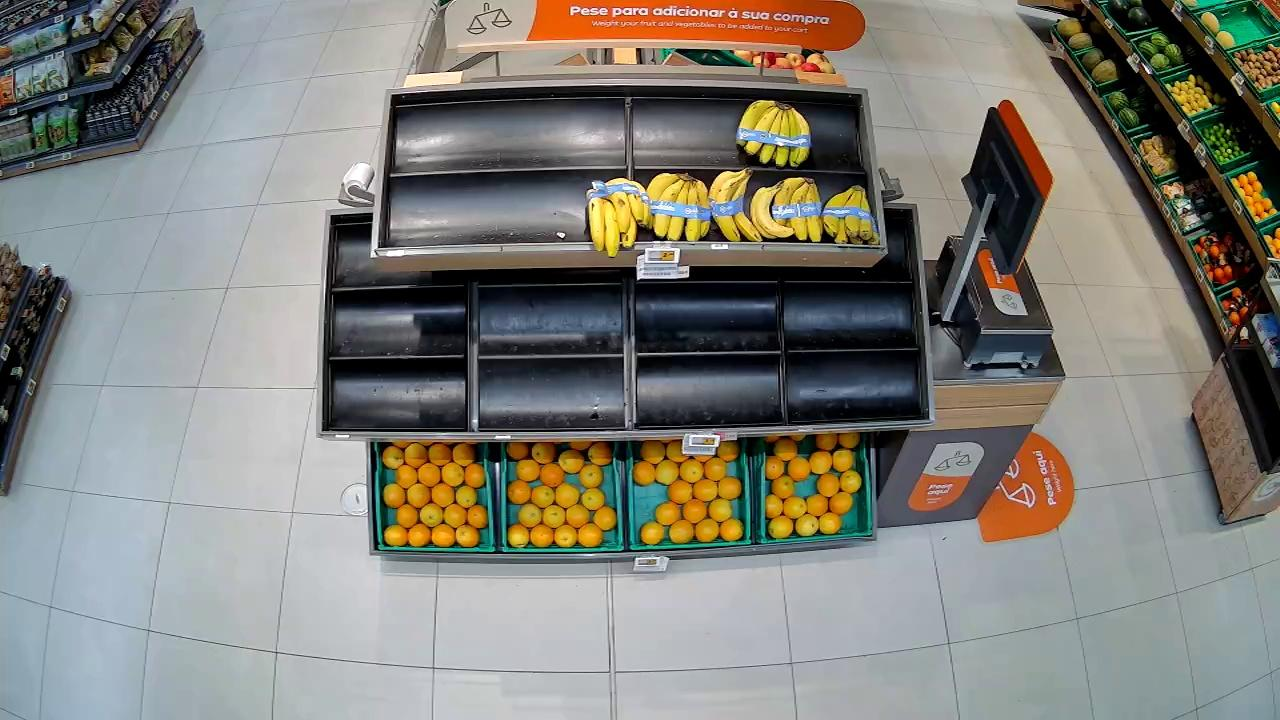
#> input picture data/Frutas e Legumes (train & test)/6215/1751001268.jpg, 1280 x 720 px
$ python -i images.py   (imports and definitions only)   (older library calls are emulated)
#> lines starting #> are read from the running program, lines starting #| are printed output that depends on the picture
#> further down, picture is the input picture: shape (720, 1280, 3); mean B, G, R 121.4, 128.5, 129.7
"""Find and load camera images, whatever the folder layout.

A frame is identified everywhere by (camera_id, filename). The camera comes from a parent folder named
after a planogram camera; an image outside such a folder (flat or renamed layout) is matched to the
camera whose train frames it looks most like.
"""
import argparse
from collections import Counter
from functools import lru_cache
from pathlib import Path

import cv2
import numpy as np

from pipeline.common.config import IMAGES_DIR, THUMB_MIN_CORR, THUMB_SIZE
from pipeline.common.planogram import load_planogram

IMAGE_EXTS = {".jpg", ".jpeg", ".png"}


# [17 lines left out: functions _image_paths, _camera_from_folder, not called in this run]


def _thumbnail(img: np.ndarray) -> np.ndarray:
    """Small edge-strength view of a BGR image, zero mean and unit norm so that a dot product is a correlation.

    Edges (shelf rails, fridge frames) stay put when the lighting, the stock or a night blind changes;
    plain grayscale mixed up the frames where a blind covers the shelves.
    """
    gray = cv2.GaussianBlur(cv2.cvtColor(img, cv2.COLOR_BGR2GRAY), (5, 5), 0)
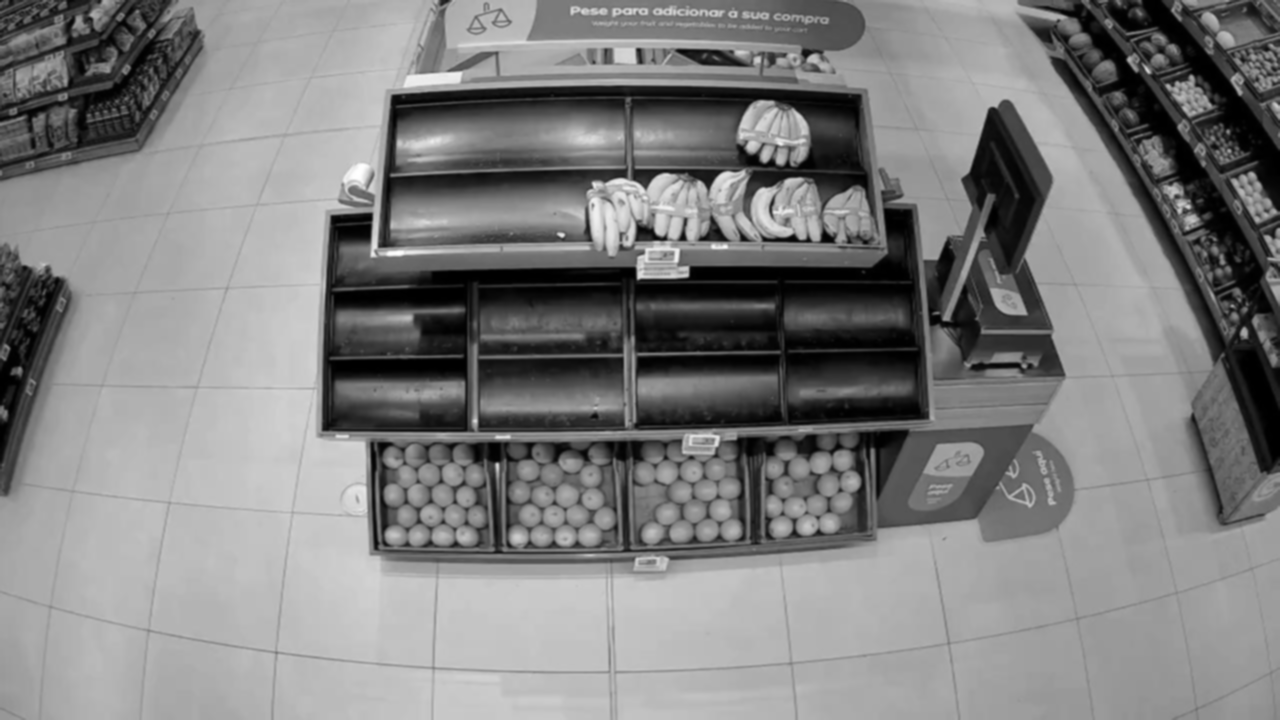
#> gray: shape (720, 1280); min 0, max 255, mean 128
    edges = cv2.magnitude(cv2.Sobel(gray, cv2.CV_32F, 1, 0), cv2.Sobel(gray, cv2.CV_32F, 0, 1))
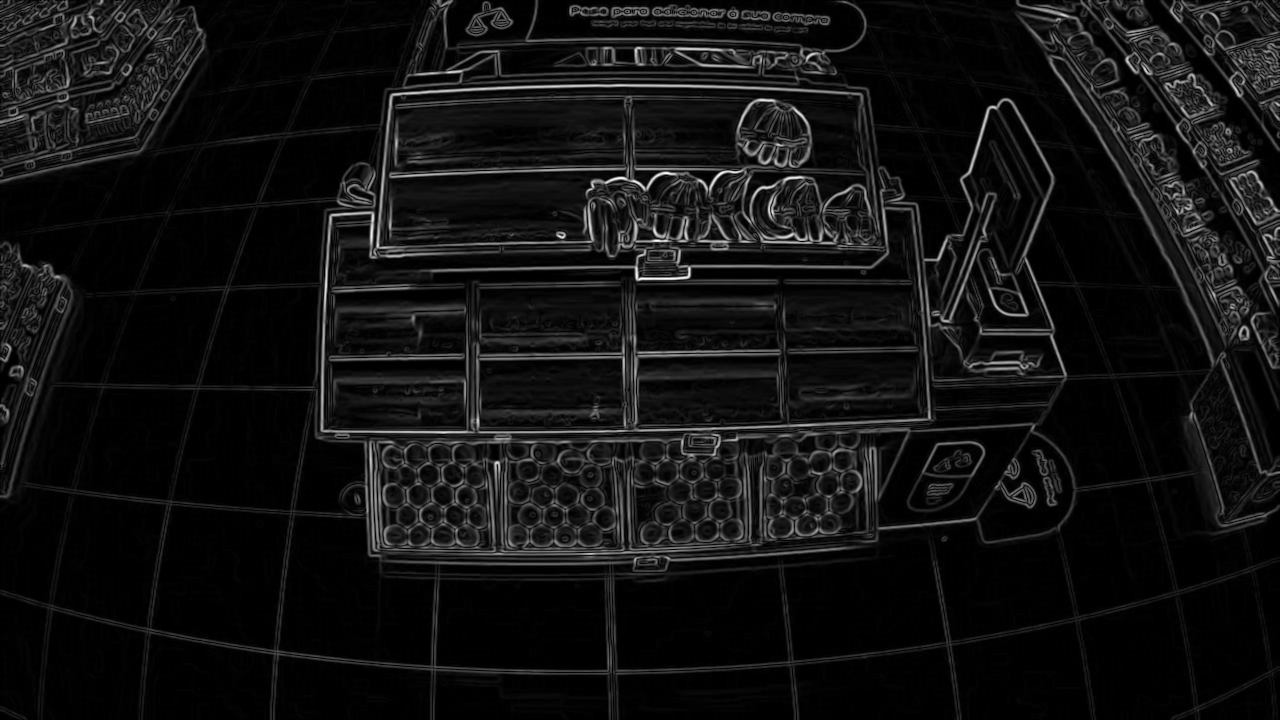
#> edges: shape (720, 1280) float32; min 0, max 546, mean 38.5; drawn with min black and max white
    thumb = cv2.resize(edges, THUMB_SIZE, interpolation=cv2.INTER_AREA).ravel()
#> thumb = 9216 values, max 252.7 at index 2981, min 0 at index 55, mean 38.46
    thumb -= thumb.mean()
#> thumb = 9216 values, max 214.2 at index 2981, min -38.46 at index 55, mean -1.06e-06
    return thumb / (np.linalg.norm(thumb) + 1e-6)


# [48 lines left out: functions camera_thumbnails, nearest_camera, find_images, not called in this run]


def list_images(images_dir: Path = IMAGES_DIR) -> list[tuple[str, str]]:
    """Sorted [(camera_id, filename), ...]. Train filenames are the unix capture timestamp, e.g. 1751052241.jpg."""
    return sorted(find_images(Path(images_dir)))


# [10 lines left out: function load_image, not called in this run]


# [9 lines not run here, left out]

>>> import cv2
>>> picture = cv2.imread('../../data/Frutas e Legumes (train & test)/6215/1751001268.jpg')
>>> result = _thumbnail(picture)
#> result = 9216 values, max 0.0536 at index 2981, min -0.00963 at index 55, mean -1.03e-10

$ run again, on data/Frutas e Legumes (train & test)/6215/1751009590.jpg
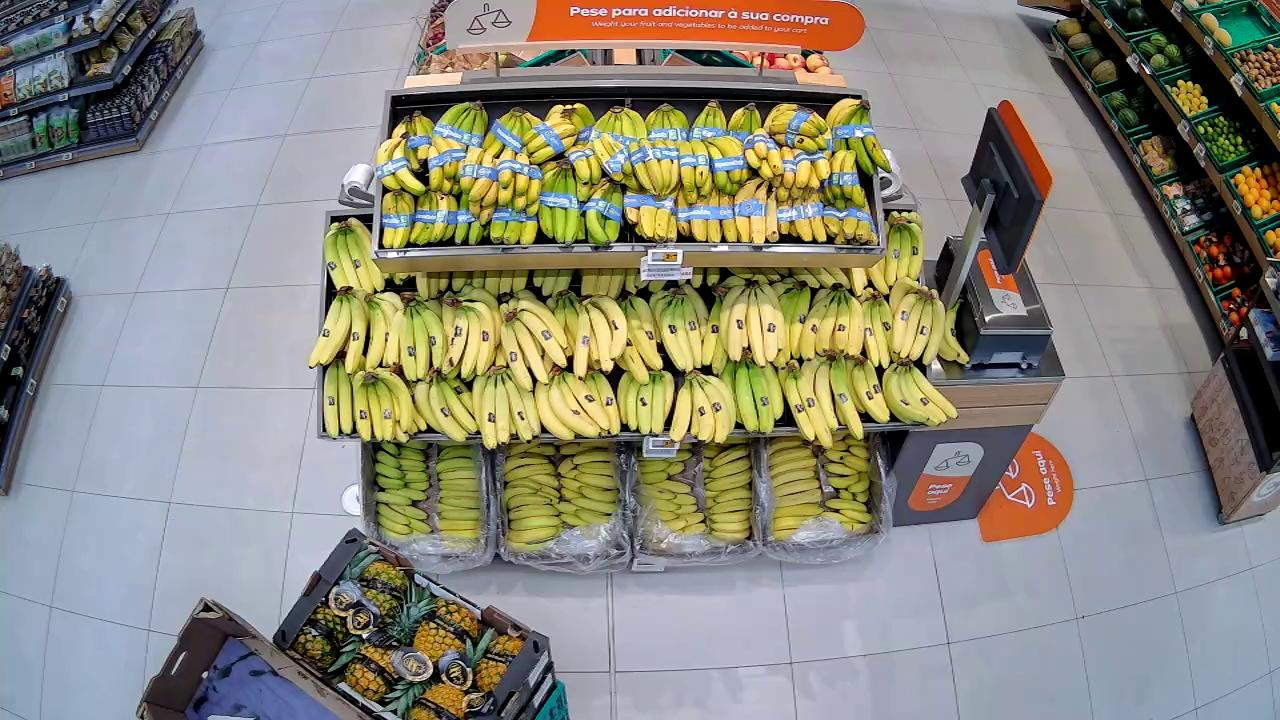
#> input picture data/Frutas e Legumes (train & test)/6215/1751009590.jpg, 1280 x 720 px
#> picture is the input picture: shape (720, 1280, 3); mean B, G, R 125.5, 136.4, 138.4
#> in _thumbnail, `gray = cv2.GaussianBlur(cv2.cvtColor(img, cv2.COLOR_BGR2GRAY), (5, 5),..`:
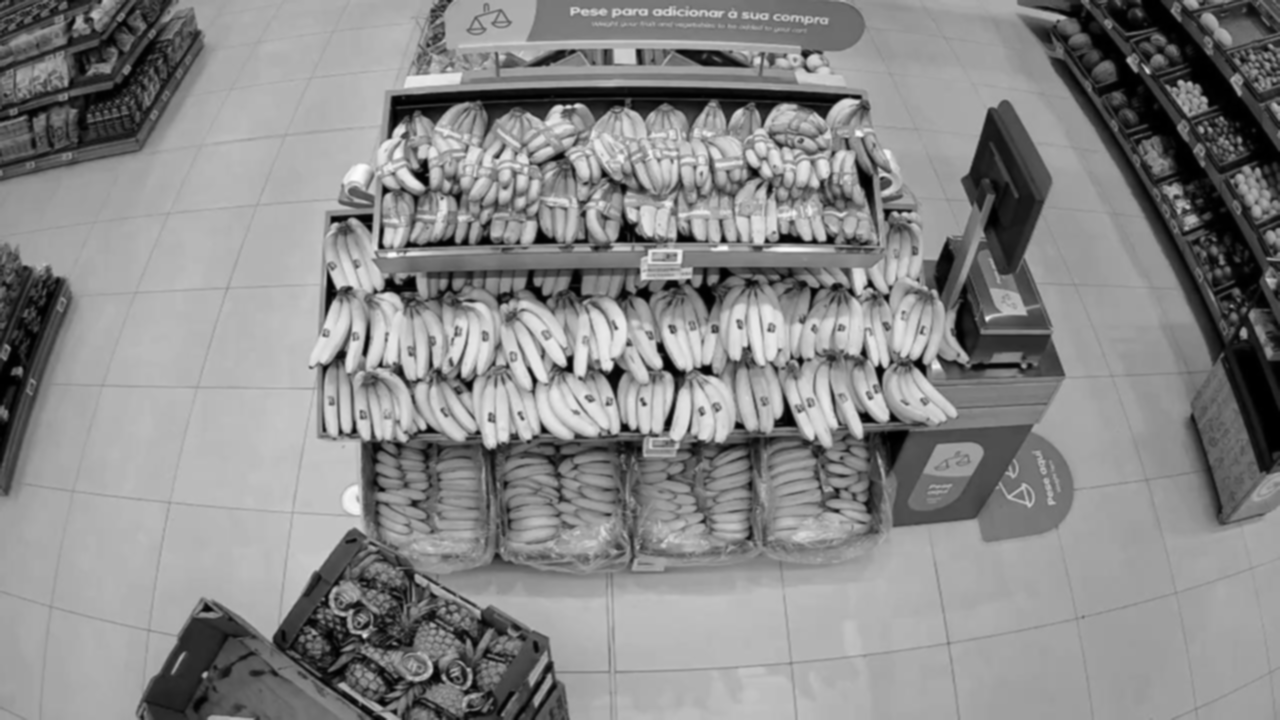
#> gray: shape (720, 1280); min 0, max 252, mean 135.7
#> in _thumbnail, `edges = cv2.magnitude(cv2.Sobel(gray, cv2.CV_32F, 1, 0), cv2.Sobel(gra..`:
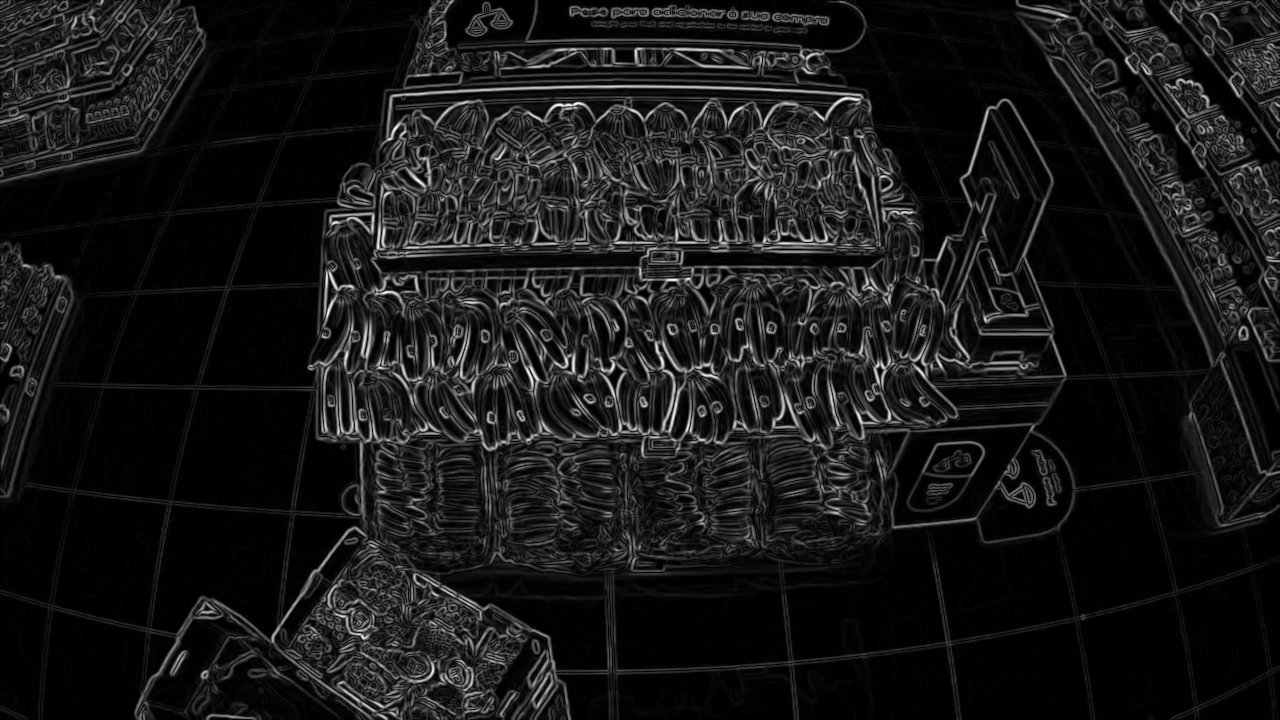
#> edges: shape (720, 1280) float32; min 0, max 542.6, mean 51.4; drawn with min black and max white
#> in _thumbnail, `thumb = cv2.resize(edges, THUMB_SIZE, interpolation=cv2.INTER_AREA).ra..`: thumb = 9216 values, max 257.2 at index 5187, min 0 at index 673, mean 51.37
#> in _thumbnail, `thumb -= thumb.mean()`: thumb = 9216 values, max 205.9 at index 5187, min -51.37 at index 673, mean 8.48e-07
#> result = 9216 values, max 0.043 at index 5187, min -0.0107 at index 673, mean 1.55e-10

$ run again, on data/Frutas e Legumes (train & test)/6215/1751013250.jpg
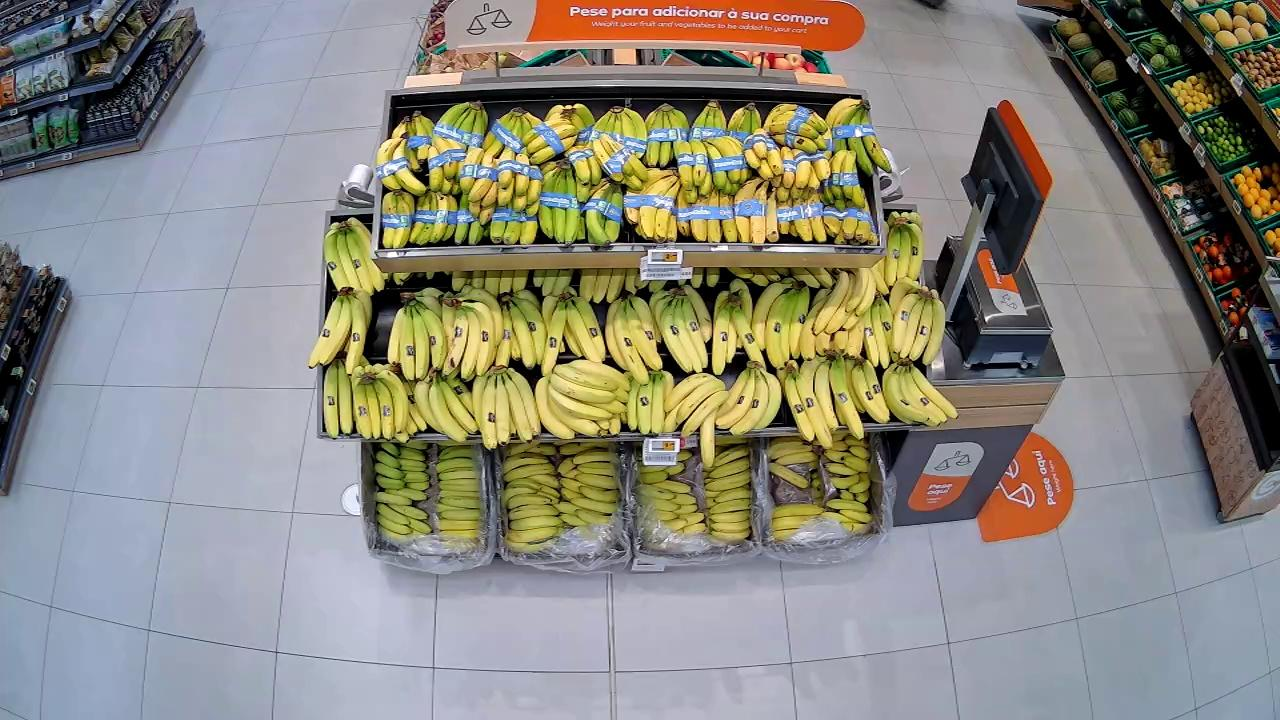
#> input picture data/Frutas e Legumes (train & test)/6215/1751013250.jpg, 1280 x 720 px
#> picture is the input picture: shape (720, 1280, 3); mean B, G, R 127, 136.3, 138.4
#> in _thumbnail, `gray = cv2.GaussianBlur(cv2.cvtColor(img, cv2.COLOR_BGR2GRAY), (5, 5),..`:
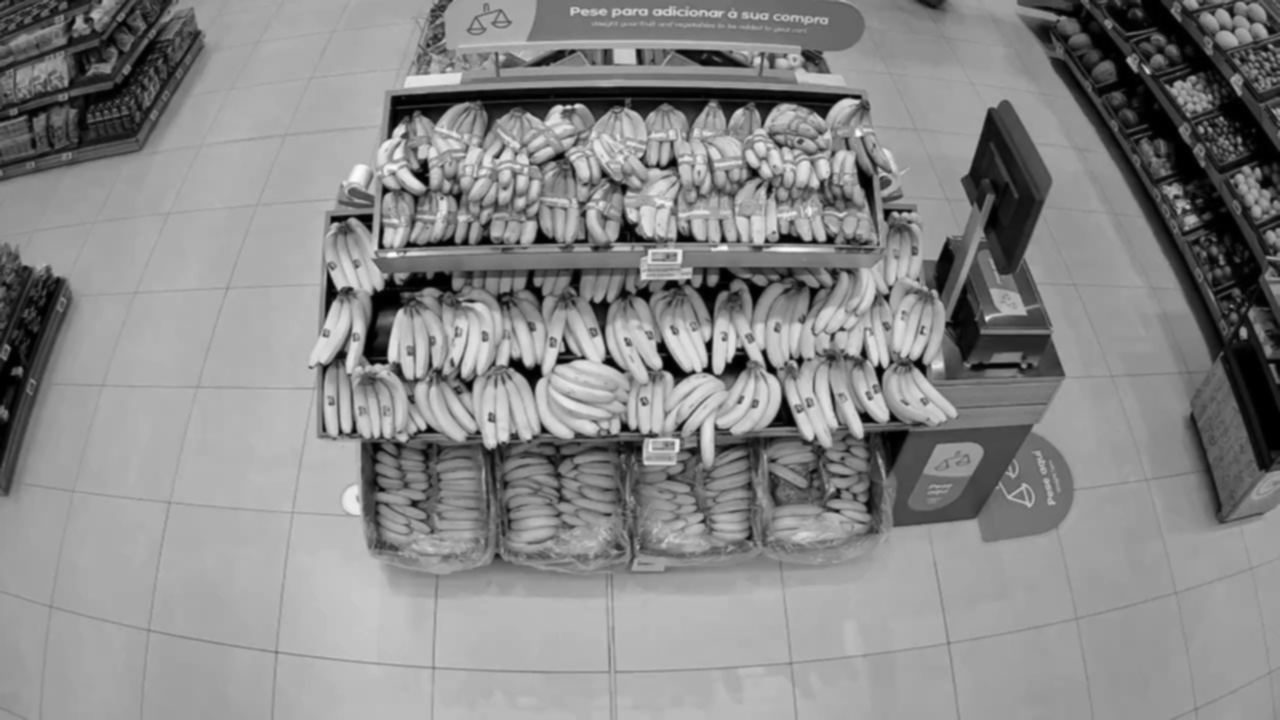
#> gray: shape (720, 1280); min 0, max 252, mean 135.9
#> in _thumbnail, `edges = cv2.magnitude(cv2.Sobel(gray, cv2.CV_32F, 1, 0), cv2.Sobel(gra..`:
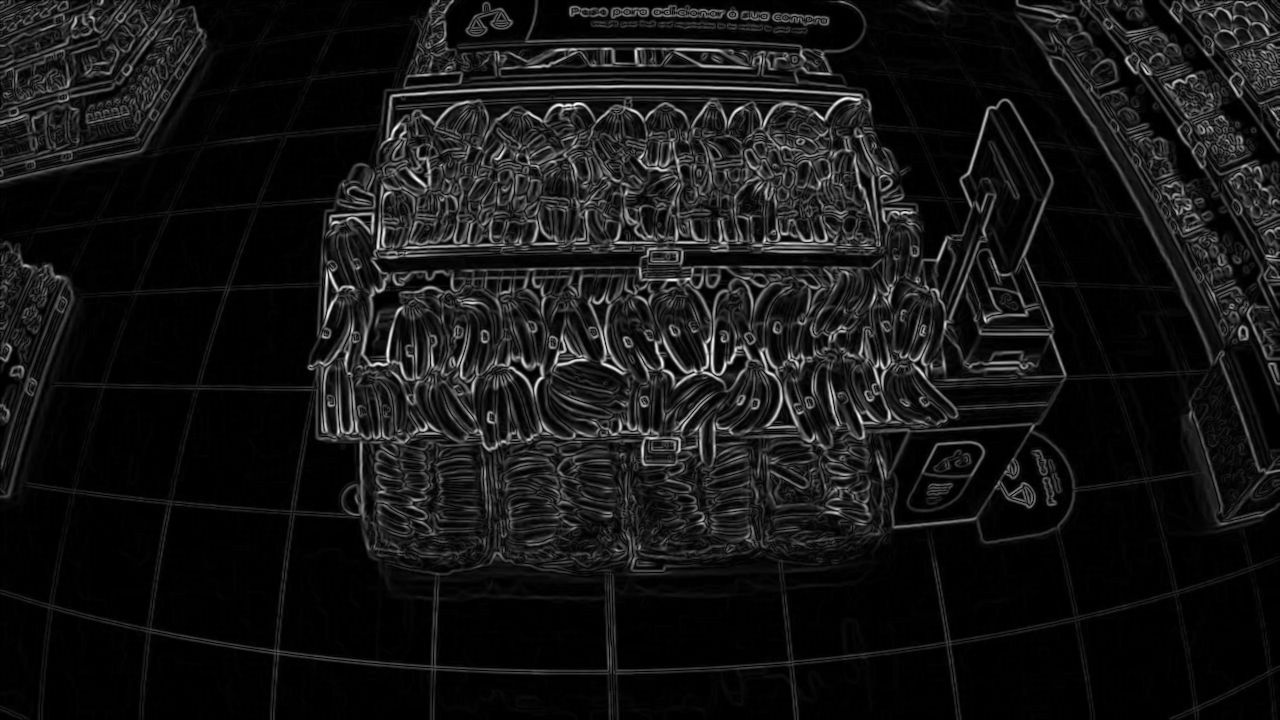
#> edges: shape (720, 1280) float32; min 0, max 547.2, mean 46.2; drawn with min black and max white
#> in _thumbnail, `thumb = cv2.resize(edges, THUMB_SIZE, interpolation=cv2.INTER_AREA).ra..`: thumb = 9216 values, max 272.4 at index 4556, min 0 at index 546, mean 46.22
#> in _thumbnail, `thumb -= thumb.mean()`: thumb = 9216 values, max 226.2 at index 4556, min -46.22 at index 546, mean -4.24e-07
#> result = 9216 values, max 0.0492 at index 4556, min -0.01 at index 546, mean 0
